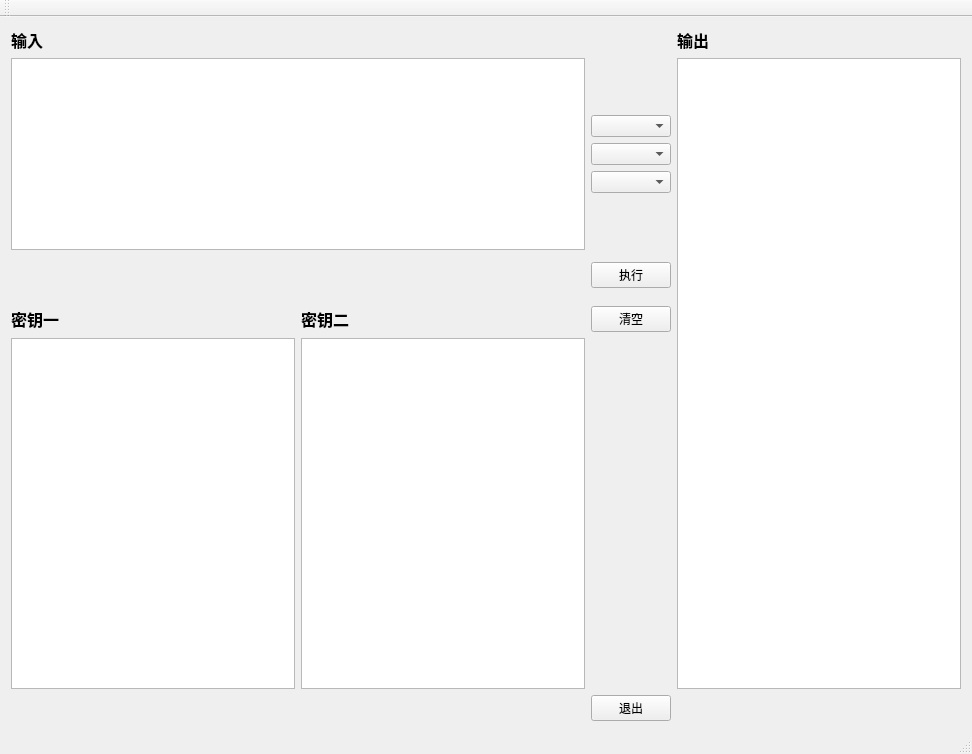
<?xml version="1.0" encoding="UTF-8"?>
<ui version="4.0">
 <class>MainWindow</class>
 <widget class="QMainWindow" name="MainWindow">
  <property name="geometry">
   <rect>
    <x>0</x>
    <y>0</y>
    <width>972</width>
    <height>754</height>
   </rect>
  </property>
  <property name="sizePolicy">
   <sizepolicy hsizetype="Expanding" vsizetype="Expanding">
    <horstretch>0</horstretch>
    <verstretch>0</verstretch>
   </sizepolicy>
  </property>
  <property name="windowTitle">
   <string>CryptoppGUIWrapper</string>
  </property>
  <widget class="QWidget" name="centralWidget">
   <layout class="QGridLayout" name="gridLayout">
    <item row="0" column="0">
     <widget class="QLabel" name="label">
      <property name="sizePolicy">
       <sizepolicy hsizetype="Expanding" vsizetype="Maximum">
        <horstretch>0</horstretch>
        <verstretch>0</verstretch>
       </sizepolicy>
      </property>
      <property name="font">
       <font>
        <family>等线</family>
        <pointsize>12</pointsize>
        <weight>75</weight>
        <bold>true</bold>
       </font>
      </property>
      <property name="text">
       <string>输入</string>
      </property>
     </widget>
    </item>
    <item row="0" column="3">
     <widget class="QLabel" name="label_2">
      <property name="sizePolicy">
       <sizepolicy hsizetype="Expanding" vsizetype="Maximum">
        <horstretch>0</horstretch>
        <verstretch>0</verstretch>
       </sizepolicy>
      </property>
      <property name="font">
       <font>
        <family>等线</family>
        <pointsize>12</pointsize>
        <weight>75</weight>
        <bold>true</bold>
       </font>
      </property>
      <property name="text">
       <string>输出</string>
      </property>
     </widget>
    </item>
    <item row="12" column="2">
     <widget class="QPushButton" name="quitButton">
      <property name="sizePolicy">
       <sizepolicy hsizetype="Preferred" vsizetype="Fixed">
        <horstretch>0</horstretch>
        <verstretch>0</verstretch>
       </sizepolicy>
      </property>
      <property name="text">
       <string>退出</string>
      </property>
     </widget>
    </item>
    <item row="11" column="1">
     <widget class="QPlainTextEdit" name="keyt2TextEdit"/>
    </item>
    <item row="10" column="1">
     <widget class="QLabel" name="label_4">
      <property name="sizePolicy">
       <sizepolicy hsizetype="Expanding" vsizetype="Maximum">
        <horstretch>0</horstretch>
        <verstretch>0</verstretch>
       </sizepolicy>
      </property>
      <property name="font">
       <font>
        <family>等线</family>
        <pointsize>12</pointsize>
        <weight>75</weight>
        <bold>true</bold>
       </font>
      </property>
      <property name="text">
       <string>密钥二</string>
      </property>
     </widget>
    </item>
    <item row="10" column="2">
     <widget class="QPushButton" name="clearButton">
      <property name="sizePolicy">
       <sizepolicy hsizetype="Preferred" vsizetype="Fixed">
        <horstretch>0</horstretch>
        <verstretch>0</verstretch>
       </sizepolicy>
      </property>
      <property name="text">
       <string>清空</string>
      </property>
     </widget>
    </item>
    <item row="10" column="0">
     <widget class="QLabel" name="label_3">
      <property name="sizePolicy">
       <sizepolicy hsizetype="Expanding" vsizetype="Maximum">
        <horstretch>0</horstretch>
        <verstretch>0</verstretch>
       </sizepolicy>
      </property>
      <property name="font">
       <font>
        <family>等线</family>
        <pointsize>12</pointsize>
        <weight>75</weight>
        <bold>true</bold>
       </font>
      </property>
      <property name="text">
       <string>密钥一</string>
      </property>
     </widget>
    </item>
    <item row="11" column="0">
     <widget class="QPlainTextEdit" name="keyt1TextEdit">
      <property name="sizePolicy">
       <sizepolicy hsizetype="Expanding" vsizetype="Expanding">
        <horstretch>0</horstretch>
        <verstretch>0</verstretch>
       </sizepolicy>
      </property>
     </widget>
    </item>
    <item row="1" column="3" rowspan="11">
     <widget class="QPlainTextEdit" name="outputTextEdit"/>
    </item>
    <item row="7" column="2">
     <widget class="QPushButton" name="execButton">
      <property name="sizePolicy">
       <sizepolicy hsizetype="Preferred" vsizetype="Fixed">
        <horstretch>0</horstretch>
        <verstretch>0</verstretch>
       </sizepolicy>
      </property>
      <property name="text">
       <string>执行</string>
      </property>
      <property name="autoDefault">
       <bool>false</bool>
      </property>
      <property name="default">
       <bool>false</bool>
      </property>
      <property name="flat">
       <bool>false</bool>
      </property>
     </widget>
    </item>
    <item row="1" column="0" rowspan="5" colspan="2">
     <widget class="QPlainTextEdit" name="inputTextEdit">
      <property name="sizePolicy">
       <sizepolicy hsizetype="Expanding" vsizetype="Expanding">
        <horstretch>0</horstretch>
        <verstretch>0</verstretch>
       </sizepolicy>
      </property>
     </widget>
    </item>
    <item row="4" column="2">
     <widget class="QComboBox" name="methodSelectionComboBox">
      <property name="sizePolicy">
       <sizepolicy hsizetype="Preferred" vsizetype="Fixed">
        <horstretch>0</horstretch>
        <verstretch>0</verstretch>
       </sizepolicy>
      </property>
     </widget>
    </item>
    <item row="3" column="2">
     <widget class="QComboBox" name="algorithmSelectionComboBox">
      <property name="sizePolicy">
       <sizepolicy hsizetype="Preferred" vsizetype="Fixed">
        <horstretch>0</horstretch>
        <verstretch>0</verstretch>
       </sizepolicy>
      </property>
     </widget>
    </item>
    <item row="2" column="2">
     <widget class="QComboBox" name="typeSelectionComboBox">
      <property name="sizePolicy">
       <sizepolicy hsizetype="Preferred" vsizetype="Fixed">
        <horstretch>0</horstretch>
        <verstretch>0</verstretch>
       </sizepolicy>
      </property>
     </widget>
    </item>
   </layout>
  </widget>
  <widget class="QToolBar" name="mainToolBar">
   <attribute name="toolBarArea">
    <enum>TopToolBarArea</enum>
   </attribute>
   <attribute name="toolBarBreak">
    <bool>false</bool>
   </attribute>
  </widget>
  <widget class="QStatusBar" name="statusBar"/>
  <widget class="QMenuBar" name="menuBar">
   <property name="geometry">
    <rect>
     <x>0</x>
     <y>0</y>
     <width>972</width>
     <height>23</height>
    </rect>
   </property>
  </widget>
 </widget>
 <layoutdefault spacing="6" margin="11"/>
 <resources/>
 <connections/>
</ui>
